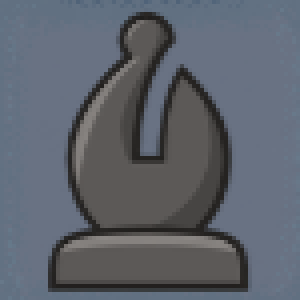
#> input picture templates/Bishop/Bishop_r0_c2.png, 75 x 75 px, found by its file name (shown 4 times larger); its folder holds 3 pictures in this run
$ python HOGbuilder.py
#> lines starting #> are read from the running program, lines starting #| are printed output that depends on the picture
import os
import cv2
import numpy as np
import joblib
from skimage.feature import hog
from sklearn.svm import SVC
from sklearn.model_selection import train_test_split
from sklearn.metrics import classification_report, accuracy_score

# Load dataset
def load_chess_pieces_data(data_folder):
    X = []
    y = []
    piece_labels = ["Bishop", "empty", "King", "Knight", "Pawn", "Queen", "Rook"]

    for label in piece_labels:
        folder_path = os.path.join(data_folder, label)
        if not os.path.exists(folder_path):
            print(f"Warning: Folder {folder_path} does not exist. Skipping.")
            continue

        for filename in os.listdir(folder_path):
            img_path = os.path.join(folder_path, filename)
            img = cv2.imread(img_path)
#> img is the input picture: shape (75, 75, 3); mean B, G, R 108.8, 99.2, 93.8
            if img is not None:
                img = cv2.cvtColor(img, cv2.COLOR_BGR2GRAY)
#> img: shape (75, 75)
            if img is not None:
                img_resized = cv2.resize(img, (64, 64))
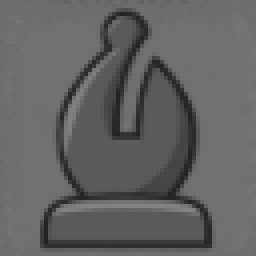
#> img_resized: shape (64, 64) (shown 4 times larger); min 34, max 132, mean 98.6
                features = hog(img_resized, orientations=9, pixels_per_cell=(8, 8), cells_per_block=(2, 2), block_norm='L2-Hys')
#> features = 1764 values, max 0.671 at index 531, min 0 at index 27, mean 0.0875
#> pass 3 of the loop in load_chess_pieces_data, `for label in piece_labels:`:
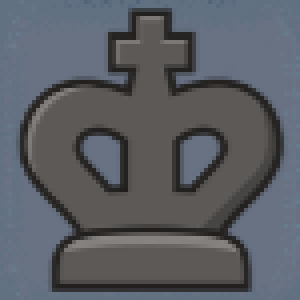
#> input picture templates/King/King_r0_c4.png, 75 x 75 px, found by its file name (shown 4 times larger)
#> in load_chess_pieces_data, img is the input picture: shape (75, 75, 3); mean B, G, R 100.8, 93.9, 90.2
#> img: shape (75, 75)
#> in load_chess_pieces_data, `img_resized = cv2.resize(img, (64, 64))`:
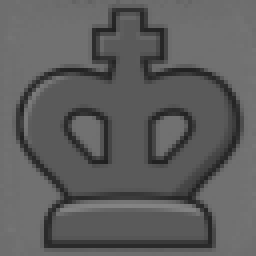
#> img_resized: shape (64, 64) (shown 4 times larger); min 31, max 132, mean 93.5
#> features = 1764 values, max 0.57 at index 198, min 0 at index 8, mean 0.0962
#> the loop made 7 passes; the first 3 are shown
                X.append(features)
                y.append(label)

    return np.array(X), np.array(y)

# Train SVM model
def train_svm_model(X, y):
    X_train, X_test, y_train, y_test = train_test_split(X, y, test_size=0.2, random_state=42)

    print("Training SVM model...")
    svm = SVC(kernel='linear', probability=True)
    svm.fit(X_train, y_train)

    # Evaluate model
    y_pred = svm.predict(X_test)
    print("Accuracy:", accuracy_score(y_test, y_pred))
    print("Classification Report:")
    print(classification_report(y_test, y_pred))

    return svm

# Save trained model
def save_model(model, model_path):
    joblib.dump(model, model_path)
    print(f"Model saved to {model_path}")

if __name__ == "__main__":
    data_folder = r"C:\GitHubRepos\ChessBoardViewer\templates"
    model_path = r"C:\GitHubRepos\ChessBoardViewer\chess_piece_svm_model.pkl"
    #C:\GitHubRepos\ChesssBoard-Analyzer\templates
    # Load data
    X, y = load_chess_pieces_data(data_folder)
    if len(X) == 0 or len(y) == 0:
        print("No data found. Please make sure the dataset is available.")
    else:
        # Train model
        svm_model = train_svm_model(X, y)

        # Save model
        save_model(svm_model, model_path)
